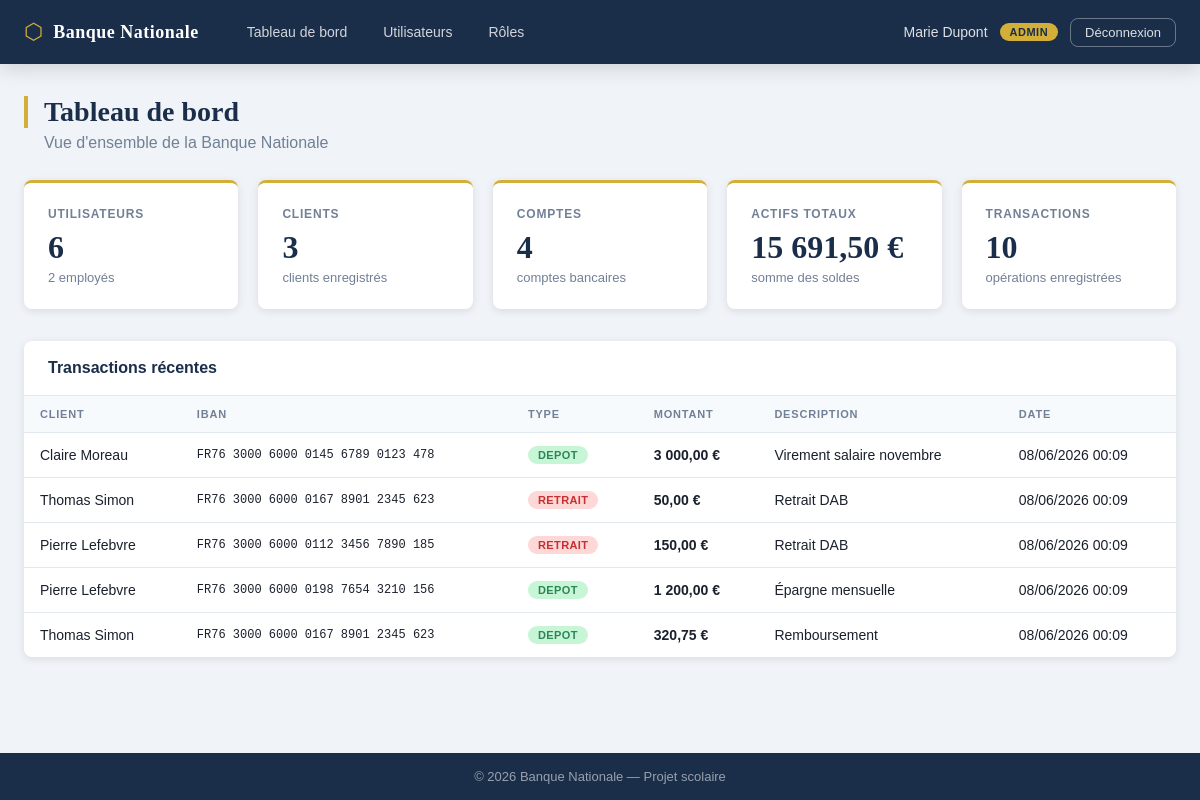
/admin/dashboard.php (signed in), run on the app's committed database.
### tables this page shows
CREATE TABLE transactions (
    id              INT AUTO_INCREMENT PRIMARY KEY,
    compte_id       INT NOT NULL,
    type_operation  ENUM('depot', 'retrait', 'virement') NOT NULL,
    montant         DECIMAL(15,2) NOT NULL,
    description     VARCHAR(255) DEFAULT '',
    date_operation  DATETIME DEFAULT CURRENT_TIMESTAMP,
    FOREIGN KEY (compte_id) REFERENCES comptes(id) ON DELETE CASCADE
);

CREATE TABLE utilisateurs (
    id          INT AUTO_INCREMENT PRIMARY KEY,
    nom         VARCHAR(100) NOT NULL,
    prenom      VARCHAR(100) NOT NULL,
    email       VARCHAR(150) NOT NULL UNIQUE,
    mot_de_passe VARCHAR(255) NOT NULL,    
    role        ENUM('admin', 'employe', 'client') NOT NULL DEFAULT 'client',
    created_at  DATETIME DEFAULT CURRENT_TIMESTAMP
);

CREATE TABLE comptes (
    id          INT AUTO_INCREMENT PRIMARY KEY,
    client_id   INT NOT NULL,
    iban        VARCHAR(34) NOT NULL UNIQUE,
    solde       DECIMAL(15,2) NOT NULL DEFAULT 0.00,
    created_at  DATETIME DEFAULT CURRENT_TIMESTAMP,
    FOREIGN KEY (client_id) REFERENCES clients(id) ON DELETE CASCADE
);

### includes/session.php (called while the page is built, shortened)
<?php
function est_connecte() {
    return isset($_SESSION['utilisateur_id']);
}
?>

### admin/dashboard.php (the view, shortened to what this page needs)
<?php
require_once '../includes/session.php';
require_once '../config/database.php';
$req_utilisateurs = $pdo->query("SELECT COUNT(*) AS total FROM utilisateurs");
$total_utilisateurs = $req_utilisateurs->fetch()['total'];
$req_clients = $pdo->query("SELECT COUNT(*) AS total FROM clients");
$total_clients = $req_clients->fetch()['total'];
$req_comptes = $pdo->query("SELECT COUNT(*) AS total FROM comptes");
$total_comptes = $req_comptes->fetch()['total'];
$req_solde = $pdo->query("SELECT SUM(solde) AS total FROM comptes");
$total_solde = $req_solde->fetch()['total'] ?? 0;
$req_transactions = $pdo->query("SELECT COUNT(*) AS total FROM transactions");
$total_transactions = $req_transactions->fetch()['total'];
$req_employes = $pdo->query("SELECT COUNT(*) AS total FROM employes");
$total_employes = $req_employes->fetch()['total'];
$req_recentes = $pdo->query("
    SELECT
        t.type_operation,
        t.montant,
        t.description,
        t.date_operation,
        c.iban,
        u.nom,
        u.prenom
    FROM transactions t
    JOIN comptes c ON t.compte_id = c.id
    JOIN clients cl ON c.client_id = cl.id
    JOIN utilisateurs u ON cl.utilisateur_id = u.id
    ORDER BY t.date_operation DESC
    LIMIT 5
");
$transactions_recentes = $req_recentes->fetchAll();
include '../includes/header.php';
?>
<div class="page-titre">
    <h1>Tableau de bord</h1>
    <p>Vue d'ensemble de la Banque Nationale</p>
</div>
<div class="stats-grille">
    <div class="stat-carte">
        <div class="stat-label">Utilisateurs</div>
        <div class="stat-valeur"><?php echo $total_utilisateurs; ?></div>
        <div class="stat-detail"><?php echo $total_employes; ?> employés</div>
    </div>
    <div class="stat-carte">
        <div class="stat-label">Clients</div>
        <div class="stat-valeur"><?php echo $total_clients; ?></div>
        <div class="stat-detail">clients enregistrés</div>
    </div>
    <div class="stat-carte">
        <div class="stat-label">Comptes</div>
        <div class="stat-valeur"><?php echo $total_comptes; ?></div>
        <div class="stat-detail">comptes bancaires</div>
    </div>
    <div class="stat-carte">
        <div class="stat-label">Actifs totaux</div>
        <div class="stat-valeur"><?php echo number_format($total_solde, 2, ',', ' '); ?> €</div>
        <div class="stat-detail">somme des soldes</div>
    </div>
    <div class="stat-carte">
        <div class="stat-label">Transactions</div>
        <div class="stat-valeur"><?php echo $total_transactions; ?></div>
        <div class="stat-detail">opérations enregistrées</div>
    </div>
</div>
<div class="tableau-conteneur">
    <div class="tableau-entete">
        <h2>Transactions récentes</h2>
    </div>
    <table>
        <thead>
            <tr>
                <th>Client</th>
                <th>IBAN</th>
                <th>Type</th>
                <th>Montant</th>
                <th>Description</th>
                <th>Date</th>
            </tr>
        </thead>
        <tbody>
            <?php foreach ($transactions_recentes as $transaction): ?>
            <tr>
                <td><?php echo htmlspecialchars($transaction['prenom'] . ' ' . $transaction['nom']); ?></td>
                <td style="font-family: monospace; font-size: 12px;"><?php echo htmlspecialchars($transaction['iban']); ?></td>
                <td>
                    <span class="badge badge-<?php echo $transaction['type_operation']; ?>">
                        <?php echo ucfirst($transaction['type_operation']); ?>
                    </span>
                </td>
                <td style="font-weight: bold;"><?php echo number_format($transaction['montant'], 2, ',', ' '); ?> €</td>
                <td><?php echo htmlspecialchars($transaction['description']); ?></td>
                <td><?php echo date('d/m/Y H:i', strtotime($transaction['date_operation'])); ?></td>
            </tr>
            <?php endforeach; ?>
        </tbody>
    </table>
</div>
<?php include '../includes/footer.php'; ?>

### includes/header.php (shortened to what this page needs)
<!DOCTYPE html>
<html lang="fr">
<head>
    <link rel="stylesheet" href="/banque/css/style.css">
</head>
<body>
<header class="navbar">
    <div class="navbar-inner">
        <a href="/banque/" class="navbar-logo">
            <span class="logo-icon">⬡</span>
            <span class="logo-text">Banque Nationale</span>
        </a>
        <?php if (est_connecte()): ?>
        <nav class="navbar-menu">
            <?php include __DIR__ . '/menu.php'; ?>
        </nav>
        <div class="navbar-user">
            <span class="user-name">
                <?php echo htmlspecialchars($_SESSION['prenom'] . ' ' . $_SESSION['nom']); ?>
            </span>
            <span class="user-role role-<?php echo $_SESSION['role']; ?>">
                <?php echo ucfirst($_SESSION['role']); ?>
            </span>
            <a href="/banque/logout.php" class="btn-logout">Déconnexion</a>
        </div>
        <?php endif; ?>
    </div>
</header>
<main class="main-content">

### includes/menu.php (shortened to what this page needs)
<?php
$role = $_SESSION['role'];
?>
<?php if ($role === 'admin'): ?>
    <a href="/banque/admin/dashboard.php">Tableau de bord</a>
    <a href="/banque/admin/utilisateurs.php">Utilisateurs</a>
    <a href="/banque/admin/roles.php">Rôles</a>
<?php endif; ?>

### includes/footer.php (shortened to what this page needs)
</main>
<footer class="footer">
    <div class="footer-inner">
        <p>© <?php echo date('Y'); ?> Banque Nationale &mdash; Projet scolaire</p>
    </div>
</footer>
</body>
</html>

### data on the page
transactions: utilisateurs.prenom+nom "Claire Moreau", compte.iban "FR76 3000 6000 0145 6789 0123 478", type_operation "DEPOT", montant "3 000,00", description "Virement salaire novembre", date_operation "08/06/2026 00:09"
transactions: utilisateurs.prenom+nom "Thomas Simon", compte.iban "FR76 3000 6000 0167 8901 2345 623", type_operation "RETRAIT", montant "50,00", description "Retrait DAB", date_operation "08/06/2026 00:09"
transactions: utilisateurs.prenom+nom "Pierre Lefebvre", compte.iban "FR76 3000 6000 0112 3456 7890 185", type_operation "RETRAIT", montant "150,00", description "Retrait DAB", date_operation "08/06/2026 00:09"
transactions: utilisateurs.prenom+nom "Pierre Lefebvre", compte.iban "FR76 3000 6000 0198 7654 3210 156", type_operation "DEPOT", montant "1 200,00", description "Épargne mensuelle", date_operation "08/06/2026 00:09"
transactions: utilisateurs.prenom+nom "Thomas Simon", compte.iban "FR76 3000 6000 0167 8901 2345 623", type_operation "DEPOT", montant "320,75", description "Remboursement", date_operation "08/06/2026 00:09"

### other printed values
$_SESSION['prenom'] . ' ' . $_SESSION['nom'] "Marie Dupont"
$_SESSION['role'] "ADMIN"
$total_utilisateurs "6"
$total_employes "2"
$total_clients "3"
$total_comptes "4"
$total_solde "15 691,50"
$total_transactions "10"
